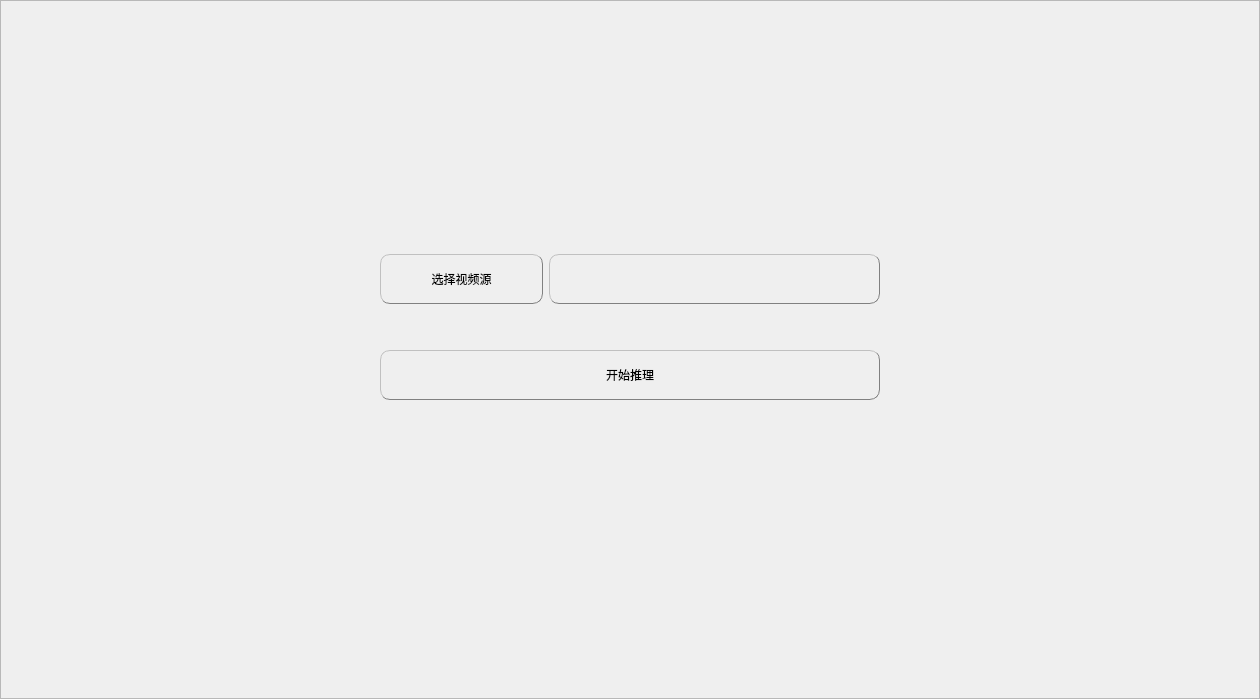
         <widget class="QWidget" name="p5_setting">
          <layout class="QGridLayout" name="gridLayout_4">
           <property name="leftMargin">
            <number>0</number>
           </property>
           <property name="topMargin">
            <number>0</number>
           </property>
           <property name="rightMargin">
            <number>0</number>
           </property>
           <property name="bottomMargin">
            <number>0</number>
           </property>
           <property name="spacing">
            <number>0</number>
           </property>
           <item row="0" column="0">
            <widget class="QFrame" name="f_set">
             <property name="styleSheet">
              <string notr="true">QPushButton {
	background-position: left center;
    background-repeat: no-repeat;
	border: none;
}

QPushButton:hover {
	background-color: rgb(40, 44, 52);
}

QPushButton:pressed {
	background-color: rgb(189, 147, 249);
	color: rgb(255, 255, 255);
}</string>
             </property>
             <property name="frameShape">
              <enum>QFrame::StyledPanel</enum>
             </property>
             <property name="frameShadow">
              <enum>QFrame::Raised</enum>
             </property>
             <layout class="QGridLayout" name="gridLayout_13">
              <item row="4" column="1" colspan="3">
               <spacer name="verticalSpacer_12">
                <property name="orientation">
                 <enum>Qt::Vertical</enum>
                </property>
                <property name="sizeHint" stdset="0">
                 <size>
                  <width>497</width>
                  <height>289</height>
                 </size>
                </property>
               </spacer>
              </item>
              <item row="0" column="2">
               <spacer name="verticalSpacer_11">
                <property name="orientation">
                 <enum>Qt::Vertical</enum>
                </property>
                <property name="sizeHint" stdset="0">
                 <size>
                  <width>20</width>
                  <height>244</height>
                 </size>
                </property>
               </spacer>
              </item>
              <item row="1" column="1">
               <widget class="QPushButton" name="btn_p5_select_video">
                <property name="minimumSize">
                 <size>
                  <width>120</width>
                  <height>50</height>
                 </size>
                </property>
                <property name="styleSheet">
                 <string notr="true">border-radius: 10px;
border: 1px groove gray;
border-style: outset;</string>
                </property>
                <property name="text">
                 <string>选择视频源</string>
                </property>
               </widget>
              </item>
              <item row="3" column="4">
               <spacer name="horizontalSpacer_13">
                <property name="orientation">
                 <enum>Qt::Horizontal</enum>
                </property>
                <property name="sizeHint" stdset="0">
                 <size>
                  <width>370</width>
                  <height>20</height>
                 </size>
                </property>
               </spacer>
              </item>
              <item row="2" column="1" colspan="3">
               <spacer name="verticalSpacer_13">
                <property name="orientation">
                 <enum>Qt::Vertical</enum>
                </property>
                <property name="sizeType">
                 <enum>QSizePolicy::Fixed</enum>
                </property>
                <property name="sizeHint" stdset="0">
                 <size>
                  <width>20</width>
                  <height>40</height>
                 </size>
                </property>
               </spacer>
              </item>
              <item row="1" column="2" colspan="2">
               <widget class="QLabel" name="lb_p5_video_path">
                <property name="minimumSize">
                 <size>
                  <width>0</width>
                  <height>50</height>
                 </size>
                </property>
                <property name="styleSheet">
                 <string notr="true">border-radius: 10px;
border: 1px groove gray;
border-style: outset;</string>
                </property>
                <property name="text">
                 <string/>
                </property>
                <property name="alignment">
                 <set>Qt::AlignCenter</set>
                </property>
               </widget>
              </item>
              <item row="3" column="1" colspan="3">
               <widget class="QPushButton" name="btn_p5_start">
                <property name="minimumSize">
                 <size>
                  <width>500</width>
                  <height>50</height>
                 </size>
                </property>
                <property name="styleSheet">
                 <string notr="true">border-radius: 10px;
border: 1px groove gray;
border-style: outset;</string>
                </property>
                <property name="text">
                 <string>开始推理</string>
                </property>
               </widget>
              </item>
              <item row="3" column="0">
               <spacer name="horizontalSpacer_6">
                <property name="orientation">
                 <enum>Qt::Horizontal</enum>
                </property>
                <property name="sizeHint" stdset="0">
                 <size>
                  <width>370</width>
                  <height>20</height>
                 </size>
                </property>
               </spacer>
              </item>
             </layout>
            </widget>
           </item>
          </layout>
         </widget>
